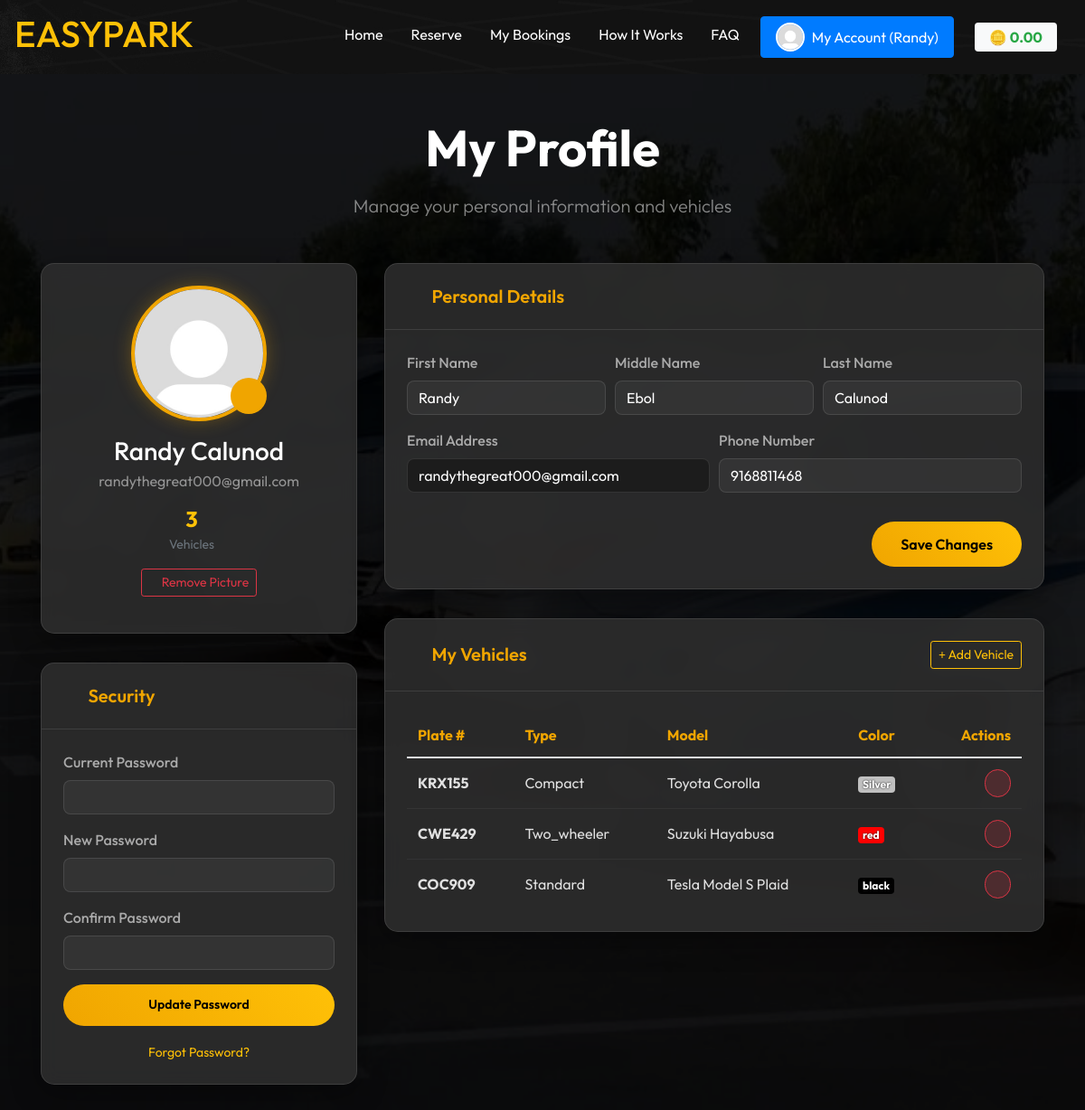
The app's page /profile.php (signed in) with its own data.
### tables this page shows
CREATE TABLE `users` (
  `user_id` int(11) NOT NULL,
  `first_name` varchar(50) NOT NULL,
  `middle_name` varchar(50) DEFAULT NULL,
  `last_name` varchar(50) NOT NULL,
  `email` varchar(100) NOT NULL,
  `password` varchar(255) NOT NULL,
  `phone` varchar(20) DEFAULT NULL,
  `user_type` enum('admin','staff','client') NOT NULL DEFAULT 'client',
  `security_word` varchar(255) NOT NULL,
  `created_at` timestamp NULL DEFAULT current_timestamp(),
  `updated_at` timestamp NULL DEFAULT NULL ON UPDATE current_timestamp(),
  `is_active` tinyint(1) NOT NULL DEFAULT 1,
  `image` varchar(255) DEFAULT 'default.jpg',
  `coins` decimal(10,2) NOT NULL DEFAULT 0.00
);

CREATE TABLE `vehicles` (
  `vehicle_id` int(11) NOT NULL,
  `user_id` int(11) NOT NULL,
  `plate_number` varchar(20) NOT NULL,
  `model_id` int(11) NOT NULL,
  `color` varchar(50) NOT NULL,
  `created_at` timestamp NULL DEFAULT current_timestamp(),
  `updated_at` timestamp NULL DEFAULT NULL ON UPDATE current_timestamp()
);

CREATE TABLE `Vehicle_Models` (
  `model_id` int(11) NOT NULL,
  `brand` varchar(50) NOT NULL,
  `model` varchar(50) NOT NULL,
  `type` enum('two_wheeler','compact','standard','large') NOT NULL
);

### profile.php (the view, shortened to what this page needs)
<?php
require_once 'includes/db.php';
$user_id = $_SESSION['user_id'];
?>
<?php
$stmt = $pdo->prepare('SELECT * FROM users WHERE user_id = ?');
$stmt->execute([$user_id]);
$userData = $stmt->fetch(PDO::FETCH_ASSOC);
$stmt = $pdo->prepare('SELECT v.*, vm.brand, vm.model, vm.type FROM vehicles v LEFT JOIN Vehicle_Models vm ON v.model_id = vm.model_id WHERE v.user_id = ?');
$stmt->execute([$user_id]);
$vehicles = $stmt->fetchAll(PDO::FETCH_ASSOC);
?>
<!DOCTYPE html>
<html lang="en">
<head>
  <link rel="stylesheet" href="css/bootstrap.min.css">
</head>
<body>
  <?php include 'includes/client_navbar.php'; ?>
  <div class="container pb-5 pt-5">
    <div class="text-center mb-5">
      <h1 class="display-4 font-weight-bold text-white mb-3">My Profile</h1>
      <p class="lead text-white-50">Manage your personal information and vehicles</p>
    </div>
    <div class="row">
      <div class="col-lg-4">
        <div class="custom-card text-center pb-3">
          <div class="card-body">
            <?php
            $profilePic = (!empty($userData['image']) && file_exists('images/' . $userData['image'])) ? 'images/' . $userData['image'] : 'images/default.jpg';
            ?>
            <div class="profile-pic-container mb-3">
              <img src="<?= htmlspecialchars($profilePic) ?>" alt="Profile" class="profile-pic" id="avatarPreview">
              <label for="profilePicInput" class="profile-pic-edit" title="Change Picture">
                <i class="fa fa-camera"></i>
              </label>
            </div>
            <h3 class="text-white mb-1"><?= htmlspecialchars($userData['first_name'] . ' ' . $userData['last_name']) ?>
            </h3>
            <p class="text-white-50 mb-3"><?= htmlspecialchars($userData['email']) ?></p>
            <div class="d-flex justify-content-center">
              <div class="mr-3">
                <span class="d-block font-weight-bold h4 text-warning mb-0"><?= count($vehicles) ?></span>
                <small class="text-muted">Vehicles</small>
              </div>
            </div>
            <?php if (!empty($userData['image']) && $userData['image'] !== 'default.jpg'): ?>
              <form method="POST" class="mt-3">
                <button type="submit" class="btn btn-sm btn-outline-danger"
                  onclick="return confirm('Delete profile picture?')">
                  <i class="fa fa-trash"></i> Remove Picture
                </button>
              </form>
            <?php endif; ?>
          </div>
        </div>
        <div class="custom-card">
          <div class="card-header">
            <h5 class="card-title"><i class="fa fa-shield mr-2"></i> Security</h5>
          </div>
          <div class="card-body">
            <form method="POST">
              <div class="form-group">
                <label>Current Password</label>
                <input type="password" name="current_password" class="form-control" required>
              </div>
              <div class="form-group">
                <label>New Password</label>
                <input type="password" name="new_password" class="form-control" required>
              </div>
              <div class="form-group">
                <label>Confirm Password</label>
                <input type="password" name="confirm_new_password" class="form-control" required>
              </div>
              <button type="submit" name="change_password" class="btn btn-custom btn-block btn-sm">
                Update Password
              </button>
            </form>
            <div class="text-center mt-3">
              <a href="#" class="text-warning small" data-toggle="modal" data-target="#forgotPasswordModal">Forgot
                Password?</a>
            </div>
          </div>
        </div>
      </div>
      <div class="col-lg-8">
        <div class="custom-card">
          <div class="card-header">
            <h5 class="card-title"><i class="fa fa-user mr-2"></i> Personal Details</h5>
          </div>
          <div class="card-body">
            <form method="POST">
              <div class="form-row">
                <div class="form-group col-md-4">
                  <label>First Name</label>
                  <input type="text" name="first_name" class="form-control"
                    value="<?= htmlspecialchars($userData['first_name']) ?>" required>
                </div>
                <div class="form-group col-md-4">
                  <label>Middle Name</label>
                  <input type="text" name="middle_name" class="form-control"
                    value="<?= htmlspecialchars($userData['middle_name']) ?>">
                </div>
                <div class="form-group col-md-4">
                  <label>Last Name</label>
                  <input type="text" name="last_name" class="form-control"
                    value="<?= htmlspecialchars($userData['last_name']) ?>" required>
                </div>
              </div>
              <div class="form-row">
                <div class="form-group col-md-6">
                  <label>Email Address</label>
                  <input type="email" class="form-control" value="<?= htmlspecialchars($userData['email']) ?>" readonly
                    title="Email cannot be changed">
                </div>
                <div class="form-group col-md-6">
                  <label>Phone Number</label>
                  <input type="text" name="phone" class="form-control"
                    value="<?= htmlspecialchars($userData['phone']) ?>">
                </div>
              </div>
              <div class="text-right mt-3">
                <button type="submit" name="update_profile" class="btn btn-custom">Save Changes</button>
              </div>
            </form>
          </div>
        </div>
        <div class="custom-card">
          <div class="card-header d-flex justify-content-between align-items-center">
            <h5 class="card-title"><i class="fa fa-car mr-2"></i> My Vehicles</h5>
            <button class="btn btn-sm btn-outline-warning" data-toggle="modal" data-target="#addVehicleModal">
              <i class="fa fa-plus"></i> Add Vehicle
            </button>
          </div>
          <div class="card-body">
            <?php if (count($vehicles) > 0): ?>
              <div class="table-responsive">
                <table class="table table-custom mb-0">
                  <thead>
                    <tr>
                      <th>Plate #</th>
                      <th>Type</th>
                      <th>Model</th>
                      <th>Color</th>
                      <th class="text-right">Actions</th>
                    </tr>
                  </thead>
                  <tbody>
                    <?php foreach ($vehicles as $v): ?>
                      <tr>
                        <td class="font-weight-bold"><?= htmlspecialchars($v['plate_number']) ?></td>
                        <td><?= htmlspecialchars(ucfirst($v['type'] ?? 'Standard')) ?></td>
                        <td><?= htmlspecialchars($v['brand'] . ' ' . $v['model']) ?></td>
                        <td>
                          <span class="badge badge-secondary"
                            style="background-color: <?= htmlspecialchars($v['color']) ?>; color: #fff; text-shadow: 0 0 2px #000;">
                            <?= htmlspecialchars($v['color']) ?>
                          </span>
                        </td>
                        <td class="text-right">
                          <a href="profile.php?delete_vehicle=<?= $v['vehicle_id'] ?>" class="btn btn-sm btn-danger-custom"
                            onclick="return confirm('Are you sure you want to delete this vehicle?')">
                            <i class="fa fa-trash"></i>
                          </a>
                        </td>
                      </tr>
                    <?php endforeach; ?>
                  </tbody>
                </table>
              </div>
            <?php endif; ?>
          </div>
        </div>
      </div>
    </div>
  </div>
</body>
</html>

### includes/client_navbar.php (shortened to what this page needs)
<?php
require_once __DIR__ . '/db.php';
$current_page = basename($_SERVER['PHP_SELF']);
$profilePic = 'images/default.jpg';
?>
<nav id="navbar" class="navbar navbar-expand-lg bg-image-dark navbar-dark sticky-top w-100 px-3">
    <a id="opp" class="navbar-brand" href="index.php">
        <h1 class="custom-size 75rem">EASYPARK</h1>
    </a>
    <div class="collapse navbar-collapse justify-content-end" id="collapsibleNavbar">
        <ul id="opp" class="navbar-nav">
            <li class="nav-item">
                <a class="nav-link <?= ($current_page == 'index.php') ? 'active' : '' ?>" href="index.php">Home</a>
            </li>
            <li class="nav-item">
                <a class="nav-link <?= ($current_page == 'reservations.php') ? 'active' : '' ?>"
                    href="reservations.php">Reserve</a>
            </li>
            <?php if (isset($_SESSION['user_id'])): ?>
                <li class="nav-item">
                    <a class="nav-link <?= ($current_page == 'bookings.php') ? 'active' : '' ?>" href="bookings.php">My
                        Bookings</a>
                </li>
            <?php endif; ?>
            <li class="nav-item">
                <a class="nav-link <?= ($current_page == 'how-it-works.php') ? 'active' : '' ?>"
                    href="how-it-works.php">How It Works</a>
            </li>
            <li class="nav-item">
                <a class="nav-link <?= ($current_page == 'faq.php') ? 'active' : '' ?>" href="faq.php">FAQ</a>
            </li>
            <?php if (isset($_SESSION['user_id'])): ?>
                <li class="nav-item">
                    <a class="btn btn-primary d-flex align-items-center" href="profile.php" id="accountButton"
                        style="padding: 0.375rem 1rem;">
                        <img src="<?= htmlspecialchars($profilePic) ?>" alt="Profile"
                            style="width:32px;height:32px;object-fit:cover;border-radius:50%;border:2px solid #fff;margin-right:8px;">
                        My Account (<?= htmlspecialchars($_SESSION['username'] ?? 'User') ?>)
                    </a>
                </li>
                <?php
                $coins = 0.00;
                if (isset($_SESSION['user_id']) && isset($pdo)) {
                    $stmt = $pdo->prepare('SELECT coins FROM users WHERE user_id = ?');
                    $stmt->execute([$_SESSION['user_id']]);
                    $coins = $stmt->fetchColumn() ?: 0.00;
                }
                $coinColor = ($coins >= 0) ? '#28a745' : '#dc3545';
                ?>
                <li class="nav-item d-flex align-items-center ml-2">
                    <span class="badge badge-light px-3 py-2" style="font-size: 1rem; color: #333; font-weight: 700;">
                        🪙 <span style="color: <?= $coinColor ?>;"><?= number_format($coins, 2) ?></span>
                    </span>
                </li>
            <?php else: ?>
                <li class="nav-item ml-2">
                    <a class="nav-link btn btn-primary px-4 text-white" href="login.php">Login/Sign Up</a>
                </li>
            <?php endif; ?>
        </ul>
    </div>
</nav>

### profile.php (style rules this page uses)
:root { --primary-color: #f0a500; --secondary-color: #1a1a1a; --text-color: #e0e0e0; --bg-overlay: rgba(30, 30, 30, 0.85); --card-bg: rgba(45, 45, 45, 0.9); }
body { font-family: 'Outfit', sans-serif; background: url('images/bg-car.jpg') no-repeat center center fixed; background-size: cover; color: var(--text-color); }
.navbar { background: rgba(0, 0, 0, 0.9) !important; backdrop-filter: blur(10px); }
.custom-card { background: var(--card-bg); border: 1px solid rgba(255, 255, 255, 0.1); border-radius: 15px; backdrop-filter: blur(10px); box-shadow: 0 8px 32px 0 rgba(0, 0, 0, 0.37); margin-bottom: 2rem; transition: transform 0.3s ease; }
.card-header { background: transparent; border-bottom: 1px solid rgba(255, 255, 255, 0.1); padding: 1.5rem; }
.card-title { margin: 0; font-weight: 600; color: var(--primary-color); }
.card-body { padding: 1.5rem; }
.profile-pic-container { position: relative; width: 150px; height: 150px; margin: 0 auto; }
.profile-pic { width: 100%; height: 100%; object-fit: cover; border-radius: 50%; border: 4px solid var(--primary-color); box-shadow: 0 0 20px rgba(240, 165, 0, 0.3); transition: all 0.3s ease; }
.profile-pic-edit { position: absolute; bottom: 0; right: 0; background: var(--primary-color); color: #000; width: 40px; height: 40px; border-radius: 50%; display: flex; align-items: center; justify-content: center; cursor: pointer; transition: all 0.3s ease; }
.form-control { background: rgba(255, 255, 255, 0.05); border: 1px solid rgba(255, 255, 255, 0.1); color: #fff; border-radius: 8px; }
.form-control:disabled, .form-control[readonly] { background: rgba(0, 0, 0, 0.3); }
label { font-weight: 500; color: #aaa; margin-bottom: 0.5rem; }
.btn-custom { background: linear-gradient(45deg, var(--primary-color), #ffc107); border: none; color: #000; font-weight: 600; padding: 0.8rem 2rem; border-radius: 30px; transition: all 0.3s ease; }
.btn-danger-custom { background: rgba(220, 53, 69, 0.2); border: 1px solid #dc3545; color: #dc3545; border-radius: 30px; }
.table-custom { color: #e0e0e0; }
.table-custom th { border-top: none; border-bottom: 2px solid rgba(255, 255, 255, 0.1); color: var(--primary-color); }
.table-custom td { border-top: 1px solid rgba(255, 255, 255, 0.05); vertical-align: middle; }

### includes/client_navbar.php (style rules this page uses)
#navbar { position: sticky; top: 0; z-index: 1030; background-color: rgba(0, 0, 0, 0.3); --nav-image-opacity: 1; }
#navbar::before { content: ""; position: absolute; top: 0; left: 0; width: 100%; height: 100%; z-index: -1; background-image: url('images/nav-bg.jpg'); background-size: cover; background-position: top center; background-repeat: no-repeat; opacity: var(--nav-image-opacity); transition: opacity 0.1s linear; pointer-events: none; }
.navbar-dark .navbar-brand, .navbar-dark .navbar-nav .nav-link { color: #fff; }
.navbar-nav .nav-item { margin-right: 15px; }
.custom-size { color: #ffc107; transition: text-shadow 0.3s ease-in-out, color 0.3s ease-in-out; }

### records on screen
users: coins "0.00", first_name+last_name "Randy Calunod", email "randythegreat000@gmail.com", first_name "Randy", middle_name "Ebol", last_name "Calunod", phone "9168811468"
vehicles: plate_number "KRX155", model.type "Compact", model.model "Toyota Corolla", color "Silver"
vehicles: plate_number "CWE429", model.type "Two_wheeler", model.model "Suzuki Hayabusa", color "red"
vehicles: plate_number "COC909", model.type "Standard", model.model "Tesla Model S Plaid", color "black"

### other values on screen
$_SESSION['username'] "Randy"
count($vehicles) "3"
